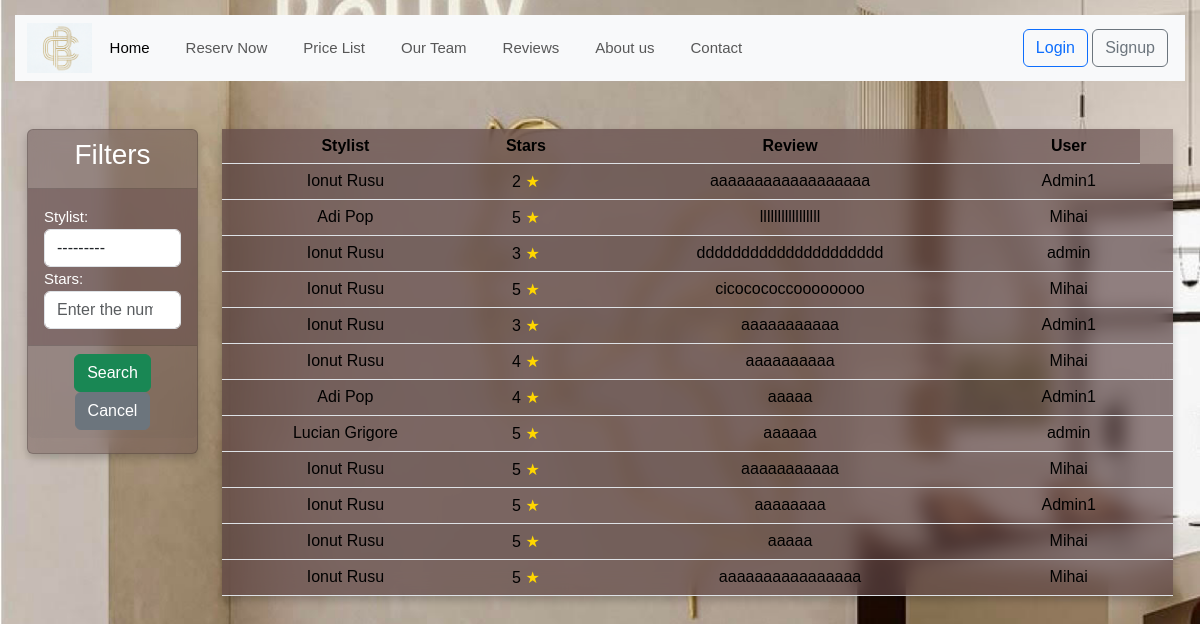
The page /reviews-list/ on the database its author committed.
### reservation/models.py (models this page shows, shortened)
class Review(models.Model):
    user = models.ForeignKey(User, on_delete=models.CASCADE)
    stylist = models.ForeignKey(Stylist, on_delete=models.CASCADE)
    stars = models.PositiveIntegerField()
    description = models.TextField()

class Stylist(models.Model):
    name = models.CharField(max_length=255)
    email = models.EmailField(max_length=50)
    description = models.TextField()
    active = models.BooleanField(default=True)
    profile = models.ImageField(null=True, blank=True, upload_to="stylist_profile/")
    def __str__(self):
        return self.name

### reservation/views.py (the view)
# urls.py: path('reviews-list/', views.ReviewListView.as_view(), name='reviews_list'),
class ReviewListView(ListView, LoginRequiredMixin, PermissionRequiredMixin, ):
    template_name = 'review/reviews_list.html'
    model = Review
    context_object_name = 'all_reviews'
    permission_required = "review.view_reviews_list"
    def get_context_data(self, **kwargs):
        data = super().get_context_data(**kwargs)
        now = datetime.now()
        data['current_time'] = now
        data["review"] = Review.objects.all()
        review = Review.objects.all()
        my_filter = ReviewFilter(self.request.GET, queryset=review)
        data['all_reviews'] = my_filter.qs
        data['filter_form'] = my_filter.form
        return data

### templates/review/reviews_list.html (shortened to what this page needs)
{% extends 'base.html' %}
{% load static %}
{% block content %}
    <div class="container-fluid">
        <div class="row">
            <div class="col-md-2 gy-5">
                <div class="card" style="background-color: rgb(95 71 71 /43%)">
                    <div class="card-header" >
                        <h3 class="text-center">Filters</h3>
                    </div>
                    <form method="get">
                        <div class="card-body" style="background-color: rgb(95 71 71 /43%)">
                            {{ filter_form }}
                        </div>
                        <div class="card-footer text-center" >
                            <button type="submit" class="btn btn-success">Search</button>
                            <a href="{% url 'reviews_list' %}" class="btn btn-secondary">Cancel</a>
                        </div>
                    </form>
                </div>
            </div>
            <div class="col-md-10 gy-5 ">
                <table class="table table-striped" style="background-color: rgb(95 71 71 /43%)" >
                    <thead>
                    <tr>
                        <th class="text-center" style="background-color: rgb(95 71 71 /43%)">Stylist</th>
                        <th class="text-center" style="background-color: rgb(95 71 71 /43%)">Stars</th>
                        <th class="text-center" style="background-color: rgb(95 71 71 /43%)">Review</th>
                        <th class="text-center" style="background-color: rgb(95 71 71 /43%)">User</th>
                    </tr>
                    </thead>
                    <tbody>
                    {% for review in all_reviews %}
                        <tr>
                        <td class="text-center" style="background-color: rgb(95 71 71 /43%)">{{ review.stylist }}</td>
                        <td class="text-center"
                            style="background-color: rgb(95 71 71 /43%)">{{ review.stars }}
                            <span class="stars" id="starRating">
                                <span class="star" data-value="1">&#9733;</span>
                            </span>
                        <td class="text-center"
                            style="background-color: rgb(95 71 71 /43%)"> {{ review.description }}</td>
                        <td class="text-center"
                            style="background-color: rgb(95 71 71 /43%)"> {{ review.user}}</td>
                        <td class="text-center" style="background-color: rgb(95 71 71 /43%)">
                        </td>
                    {% endfor %}
                    </tr>
                    </tbody>
                </table>
            </div>
        </div>
    </div>
{% endblock %}

### static/css/my_style.css (style rules this page uses)
body { font-family: Arial, sans-serif; line-height: 1.6; margin: 0; padding: 0; background-color: #f4f4f4; }

### templates/review/reviews_list.html (style rules this page uses)
.stars { display: compact; }
.star { font-size: 1rem; color: gold; transition: color 0.2s; }

### rows shown on the page
Review: stylist "Ionut Rusu", stars "2", description "aaaaaaaaaaaaaaaaaa", user "Admin1"
Review: stylist "Adi Pop", stars "5", description "lllllllllllllllll", user "Mihai"
Review: stylist "Ionut Rusu", stars "3", description "ddddddddddddddddddddd", user "admin"
Review: stylist "Ionut Rusu", stars "5", description "cicocococcoooooooo", user "Mihai"
Review: stylist "Ionut Rusu", stars "3", description "aaaaaaaaaaa", user "Admin1"
Review: stylist "Ionut Rusu", stars "4", description "aaaaaaaaaa", user "Mihai"
Review: stylist "Adi Pop", stars "4", description "aaaaa", user "Admin1"
Review: stylist "Lucian Grigore", stars "5", description "aaaaaa", user "admin"
Review: stylist "Ionut Rusu", stars "5", description "aaaaaaaaaaa", user "Mihai"
Review: stylist "Ionut Rusu", stars "5", description "aaaaaaaa", user "Admin1"
Review: stylist "Ionut Rusu", stars "5", description "aaaaa", user "Mihai"
Review: stylist "Ionut Rusu", stars "5", description "aaaaaaaaaaaaaaaa", user "Mihai"
